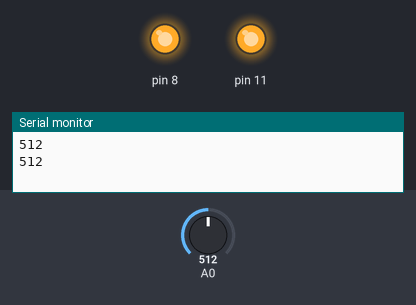
This sketch was run on a simulated Arduino Uno, built with avr-gcc and run on an emulated ATmega328P. On the bench: output pins drawn as LEDs (lit = HIGH), the last lines printed to the serial monitor. The inputs (shaded band) are chosen by the test bench; at power-on: A0 = 512.

Above: at 1.8 s.
1.9 s: A0 set to 158
3.4 s: A0 set to 135
At 4.8 s:
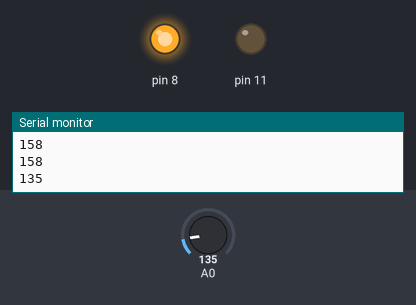
5.5 s: A0 set to 160
At 6.3 s:
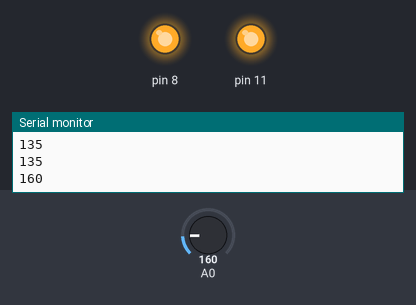
7.5 s: A0 set to 140
At 9.1 s:
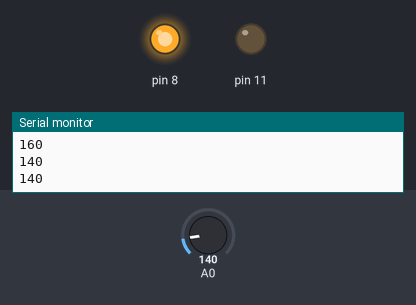
Timing chart, 0 to 10.5 s (numbered marks = the images above; inputs shaded):
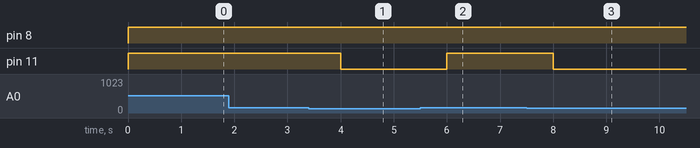

Measured:
- the behaviour switches between 150 and 149 on A0 (found by bisection; images 0 and 1)
- after the input at 3.4 s, pin 11: HIGH → LOW after 0.60 s
- after the input at 5.5 s, pin 11: LOW → HIGH after 0.50 s
- after the input at 7.5 s, pin 11: HIGH → LOW after 0.50 s

The sketch:

Laser_maze_like_with_LDR.ino
```cpp
void setup() {
  // put your setup code here, to run once:
pinMode(11, OUTPUT);
pinMode(8, OUTPUT);
pinMode(A0, INPUT);
Serial.begin(9600);
}

void loop() {
  // put your main code here, to run repeatedly:
int ldrval;

digitalWrite(8, HIGH);
ldrval=analogRead(A0);
Serial.println(ldrval);
if(ldrval>= 150){
  digitalWrite(11, HIGH);
}else{
  digitalWrite(11, LOW);
}
delay(1000);
}
```
